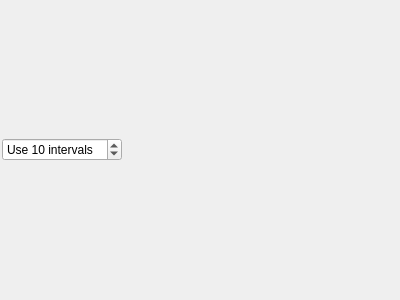
<?xml version="1.0" encoding="UTF-8"?>
<ui version="4.0">
 <class>HistogramPlotGui</class>
 <widget class="QDockWidget" name="HistogramPlotGui">
  <property name="geometry">
   <rect>
    <x>0</x>
    <y>0</y>
    <width>400</width>
    <height>300</height>
   </rect>
  </property>
  <property name="windowTitle">
   <string>DockWidget</string>
  </property>
  <widget class="QWidget" name="dockWidgetContents">
   <layout class="QVBoxLayout" name="verticalLayout">
    <property name="spacing">
     <number>2</number>
    </property>
    <property name="margin">
     <number>2</number>
    </property>
    <item>
     <layout class="QHBoxLayout" name="horizontalLayout">
      <property name="spacing">
       <number>2</number>
      </property>
      <item>
       <widget class="QSpinBox" name="spinBox">
        <property name="suffix">
         <string> intervals</string>
        </property>
        <property name="prefix">
         <string>Use </string>
        </property>
        <property name="minimum">
         <number>2</number>
        </property>
        <property name="maximum">
         <number>100</number>
        </property>
        <property name="value">
         <number>10</number>
        </property>
       </widget>
      </item>
      <item>
       <spacer name="horizontalSpacer">
        <property name="orientation">
         <enum>Qt::Horizontal</enum>
        </property>
        <property name="sizeHint" stdset="0">
         <size>
          <width>40</width>
          <height>20</height>
         </size>
        </property>
       </spacer>
      </item>
     </layout>
    </item>
   </layout>
  </widget>
 </widget>
 <resources/>
 <connections/>
</ui>
